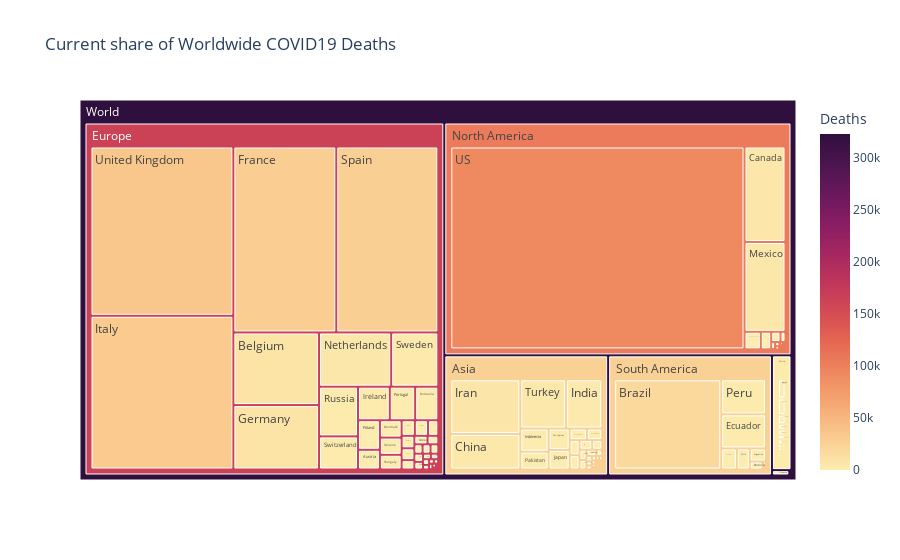

The notebook cell this image was saved under:
### Code cell
fig = px.treemap(df_tm, path=['world', 'continent', 'Country/Region'], values='Deaths',
                  color='Deaths', hover_data=['Country/Region'],
                  color_continuous_scale='matter', title='Current share of Worldwide COVID19 Deaths')
fig.show()

### Figure 1 — Plotly figure (JSON) as saved in the notebook; plotly's stock layout.template omitted (floating-point values rounded to 4 significant figures; data arrays with more than 128 entries replaced by an {"elided": "..."} marker saying what was removed)
{"data": [{"branchvalues": "total", "customdata": {"elided": "201x2 mixed values"}, "domain": {"x": [0, 1], "y": [0, 1]}, "hovertemplate": "Country/Region=%{customdata[0]}<br>Deaths=%{color}<br>labels=%{label}<br>parent=%{parent}<br>id=%{id}<extra></extra>", "ids": {"elided": "201 str values"}, "labels": {"elided": "201 str values"}, "marker": {"coloraxis": "coloraxis", "colors": {"elided": "201 int values"}}, "name": "", "parents": {"elided": "201 str values"}, "type": "treemap", "values": {"elided": "201 int values"}}], "layout": {"coloraxis": {"colorbar": {"title": {"text": "Deaths"}}, "colorscale": [[0, "rgb(253, 237, 176)"], [0.09091, "rgb(250, 205, 145)"], [0.1818, "rgb(246, 173, 119)"], [0.2727, "rgb(240, 142, 98)"], [0.3636, "rgb(231, 109, 84)"], [0.4545, "rgb(216, 80, 83)"], [0.5455, "rgb(195, 56, 90)"], [0.6364, "rgb(168, 40, 96)"], [0.7273, "rgb(138, 29, 99)"], [0.8182, "rgb(107, 24, 93)"], [0.9091, "rgb(76, 21, 80)"], [1, "rgb(47, 15, 61)"]]}, "legend": {"tracegroupgap": 0}, "title": {"text": "Current share of Worldwide COVID19 Deaths"}}}
